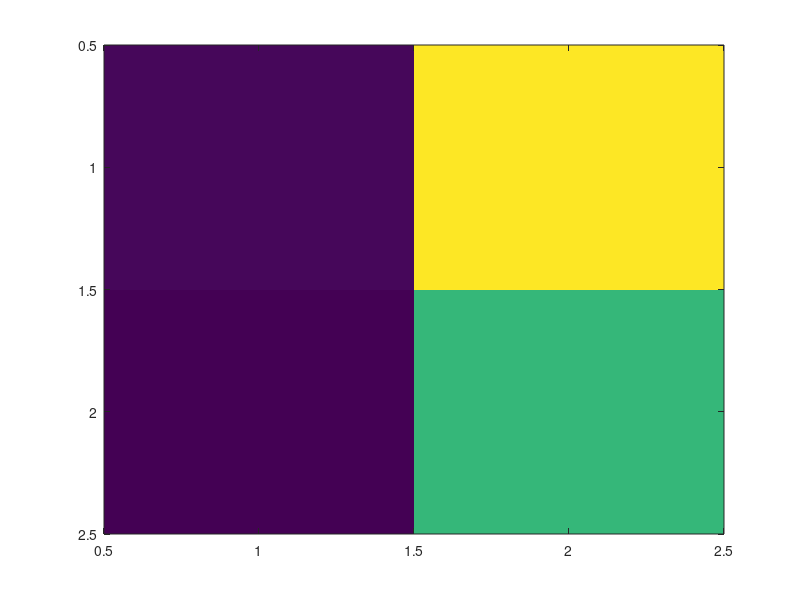

The MATLAB source for this figure: (Note: this script raises an error after producing the figure.)
% =========================================================================
% SCRIPT: heatmap_record_status_v2.m
% TUJUAN: Perbaikan visual heatmap - warna teks adaptif
%         Sel gelap (biru) -> teks putih
%         Sel terang (kuning) -> teks hitam
% VERSI : MATLAB R2013b kompatibel
% =========================================================================

clear; clc; close all;

%% 1. DATA CROSS-TABULATION (dari Tahap 9)
cross_tab = [31, 1265;
             7,  847];

total_grand = sum(cross_tab(:));
agreement_rate = (cross_tab(1,1) + cross_tab(2,2)) / total_grand * 100;

fprintf('Agreement Rate: %.2f%%\n', agreement_rate);
fprintf('Total record: %d\n', total_grand);

%% 2. BUAT HEATMAP DENGAN COLORMAP PARULA (BIRU-KUNING)
figure('Position', [100, 100, 900, 700], 'Color', 'white');

imagesc(cross_tab);
colormap('parula');  % R2013b: parula (biru gelap - kuning terang)
hcb = colorbar;
set(get(hcb, 'Title'), 'String', 'Jumlah Record', ...
    'FontWeight', 'bold', 'FontSize', 11);

%% 3. TAMBAH LABEL ANGKA DENGAN WARNA TEKS ADAPTIF
% Ambang: nilai > 50% dari max cross_tab = sel "terang" (kuning)
max_val = max(cross_tab(:));
ambang_terang = max_val * 0.5;

for i = 1:size(cross_tab, 1)
    for j = 1:size(cross_tab, 2)
        nilai = cross_tab(i, j);
        persen = nilai / total_grand * 100;
        
        % Warna teks adaptif berdasarkan nilai sel
        if nilai > ambang_terang
            % Sel terang (kuning) - teks HITAM
            warna_teks = [0, 0, 0];
            font_weight = 'bold';
        else
            % Sel gelap (biru) - teks PUTIH
            warna_teks = [1, 1, 1];
            font_weight = 'bold';
        end
        
        text(j, i, sprintf('%d\n(%.2f%%)', nilai, persen), ...
             'HorizontalAlignment', 'center', ...
             'VerticalAlignment', 'middle', ...
             'FontSize', 16, 'FontWeight', font_weight, ...
             'Color', warna_teks);
    end
end

%% 4. FORMAT AXIS
set(gca, 'XTick', 1:2);
set(gca, 'XTickLabel', {'Meter: Anomali', 'Meter: Normal'});
set(gca, 'YTick', 1:2);
set(gca, 'YTickLabel', {'Pelabelan: Anomali', 'Pelabelan: Normal'});
set(gca, 'FontSize', 12);

xlabel('Record Status Meter EDMI', 'FontSize', 13, 'FontWeight', 'bold');
ylabel('Pelabelan Multi-Standar', 'FontSize', 13, 'FontWeight', 'bold');

title({'Cross-Tabulation Pelabelan Multi-Standar vs Record Status', ...
       sprintf('Agreement Rate: %.2f%% | Cohen''s Kappa: 0,0126 (Slight)', ...
       agreement_rate)}, ...
      'FontSize', 13, 'FontWeight', 'bold');

% Garis pemisah sel (tebal)
hold on;
for i = 0.5:1:size(cross_tab,1)+0.5
    plot([0.5, size(cross_tab,2)+0.5], [i, i], 'k-', 'LineWidth', 2);
end
for j = 0.5:1:size(cross_tab,2)+0.5
    plot([j, j], [0.5, size(cross_tab,1)+0.5], 'k-', 'LineWidth', 2);
end
hold off;

axis equal tight;

%% 5. SIMPAN
set(gcf, 'PaperPositionMode', 'auto');
print(gcf, '-dpng', '-r300', 'Gambar_HeatmapRecordStatus_v2.png');
fprintf('\nGambar disimpan: Gambar_HeatmapRecordStatus_v2.png\n');
